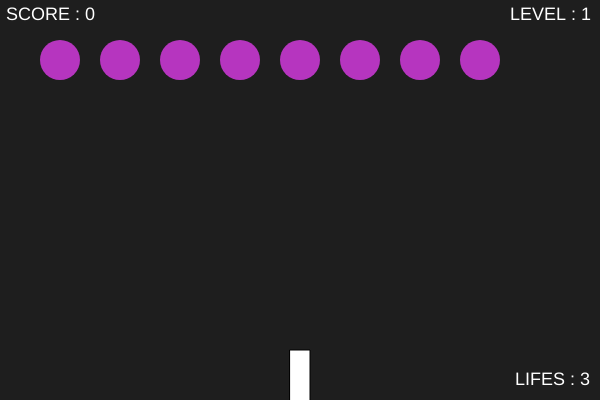
Frame 1 (no input)
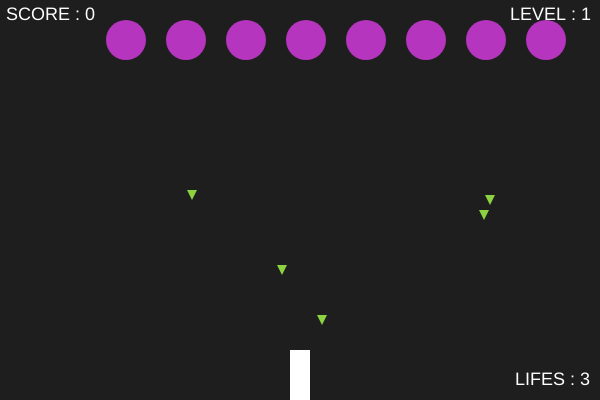
Frame 60 (no input)
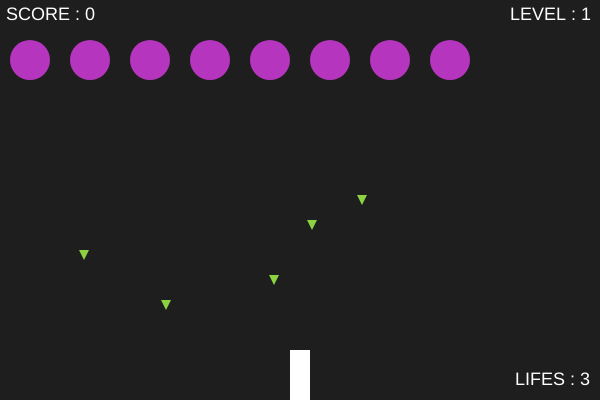
Frame 120 (the mouse pressed at the canvas centre since frame 60)

The p5.js sketch that drew these frames (run headless with seeded random() and noise() and a simulated clock; from frame 60 on, the mouse is pressed at the canvas centre):

// p5.js sketch
// ── sketch.js
// Daniel Shiffman
// http://codingtra.in
// http://patreon.com/codingtrain
// Code for: https://youtu.be/biN3v3ef-Y0

var ship;
var rocket;
var flowers = [];
var flowerRockets = [];
var score = 0;
var level = 1;
var lifes = 3;

function setup() {
  createCanvas(600, 400);
  ship = new Ship();
  var shipColorX = random(255);
  var shipColorY = random(255);
  var shipColorZ = random(255);
  for (var i = 0; i < 8; i++) {
    flowers[i] = new Flower(i * 60 + 60, 60, shipColorX, shipColorY, shipColorZ);
  }
}

function draw() {
  if (lifes == 0) {
    textSize(62);
    text("GAME OVER", width / 6, height / 2);
  } else {
    background(30);
    ship.show();
    ship.move();

    textSize(18);
    text("SCORE : " + score, width / 100, height / 20);
    textSize(18);
    text("LEVEL : " + level, width - 90, height / 20);
    textSize(18);
    text("LIFES : " + lifes, width - 85, height - 15);

    if (flowers.length == 0) {
      var shipColorX = random(255);
      var shipColorY = random(255);
      var shipColorZ = random(255);

      level++;
      for (var i = 0; i < 8; i++) {
        flowers[i] = new Flower(i * 60 + 60, 60, shipColorX, shipColorY, shipColorZ);
      }
    }

    if (rocket) {
      rocket.show();
      rocket.move();
      for (var j = 0; j < flowers.length; j++) {
        if (rocket.hits(flowers[j])) {
          flowers[j].destroy();
          rocket.evaporate();
        }
      }
    }

    for (var i = 0; i < flowers.length; i++) {
      var randomNb = random(100);
      if (randomNb < level / 2) {
        var flowerRocket = new FlowerRocket(flowers[i].x, flowers[i].y + flowers[i].r);
        flowerRockets.push(flowerRocket);
      }
    }

    for (var i = 0; i < flowerRockets.length; i++) {
      flowerRockets[i].show();
      flowerRockets[i].move();
      if (flowerRockets[i].y > height) {
        flowerRockets[i].evaporate();
      }
      if (flowerRockets[i].toDelete) {
        flowerRockets.splice(i, 1);
      }

      if (flowerRockets[i]
        && flowerRockets[i].y - 15 >= height - 60
        && flowerRockets[i].x >= ship.x - 10
        && flowerRockets[i].x <= ship.x + 10) {
        flowerRockets[i].evaporate();
        lifes--;
      }
    }

    var edge = false;

    for (var i = 0; i < flowers.length; i++) {
      flowers[i].show();
      flowers[i].move();
      if (flowers[i].x + flowers[i].r > width - 10 || flowers[i].x - flowers[i].r < 0) {
        edge = true;
      }
    }

    if (edge) {
      for (var i = 0; i < flowers.length; i++) {
        if (flowers[i].y > 50) {
          flowers[i].shiftUp();
        } else {
          flowers[i].shiftDown();
        }
      }
    }

    for (var i = flowers.length - 1; i >= 0; i--) {
      if (flowers[i].toDelete) {
        flowers.splice(i, 1);
        score++;
      }
    }

    if ((rocket && rocket.toDelete) || (rocket && rocket.y < 0)) {
      rocket = null;
    }
  }
}

function keyReleased() {
  if (key != ' ') {
    ship.setDir(0);
  }
}


function keyPressed() {
  if (key === ' ') {
    if (!rocket) {
      rocket = new Rocket(ship.x, height - 50);
    }
  }
  if (keyCode === RIGHT_ARROW) {
    ship.setDir(1);
  }
  if (keyCode === LEFT_ARROW) {
    ship.setDir(-1);
  }
}

// ── flower.js
// Daniel Shiffman
// http://codingtra.in
// http://patreon.com/codingtrain
// Code for: https://youtu.be/biN3v3ef-Y0

function Flower(x, y, rgbX, rgbY, rgbZ) {
  this.x = x;
  this.y = y;
  this.r = 20;
  this.toDelete = false;
  this.xdir = 2;

  this.destroy = function() {
    this.toDelete = true;
  }

  this.shiftDown = function() {
    this.xdir *= -1;
    this.y += this.r;
  }

  this.shiftUp = function() {
    this.xdir *= -1;
    this.y -= this.r;
  }

  this.move = function() {
    this.x = this.x + this.xdir;
  }

  this.show = function() {
    noStroke();
    fill(rgbX, rgbY, rgbZ);
    ellipse(this.x, this.y, this.r * 2, this.r * 2);
  }

}

// ── flowerRocket.js
// Daniel Shiffman
// http://codingtra.in
// http://patreon.com/codingtrain
// Code for: https://youtu.be/biN3v3ef-Y0

function FlowerRocket(x, y) {
  this.x = x;
  this.y = y;
  this.toDelete = false;

  this.show = function() {
    noStroke();
    fill(140, 210, 65);
    triangle(this.x - 5, this.y - 5, this.x, this.y + 5, this.x + 5, this.y - 5);
  }

  this.evaporate = function() {
    this.toDelete = true;
  }

  this.hits = function(ship) {
    var d = dist(this.x, this.y, ship.x, ship.y);
    if (d <= ship.r) {
      return true;
    } else {
      return false;
    }
  }

  this.move = function() {
    this.y = this.y + 5;
  }

}

// ── rocket.js
// Daniel Shiffman
// http://codingtra.in
// http://patreon.com/codingtrain
// Code for: https://youtu.be/biN3v3ef-Y0

function Rocket(x, y) {
  this.x = x;
  this.y = y;
  this.toDelete = false;

  this.show = function() {
    noStroke();
    fill(255, 255, 255);
    triangle(this.x - 5, this.y + 5, this.x, this.y - 5, this.x + 5, this.y + 5);
  }

  this.evaporate = function() {
    this.toDelete = true;
  }

  this.hits = function(flower) {
    var d = dist(this.x, this.y, flower.x, flower.y);
    if (d <= flower.r) {
      return true;
    } else {
      return false;
    }
  }

  this.move = function() {
    this.y = this.y - 5;
  }

}

// ── ship.js
// Daniel Shiffman
// http://codingtra.in
// http://patreon.com/codingtrain
// Code for: https://youtu.be/biN3v3ef-Y0

function Ship() {
  this.x = width/2;
  this.xdir = 0;
  this.shipHeight = 60;
  this.shipWidth = 20;

  this.show = function() {
    fill(255);
    rectMode(CENTER);
    rect(this.x, height - 20, this.shipWidth, this.shipHeight);
  }

  this.setDir = function(dir) {
    this.xdir = dir * 5;
  }

  this.move = function(dir) {
    if (this.x + this.xdir >= this.shipWidth / 2 && this.x + this.xdir <= width - this.shipWidth / 2)
      this.x += this.xdir;
  }

}
